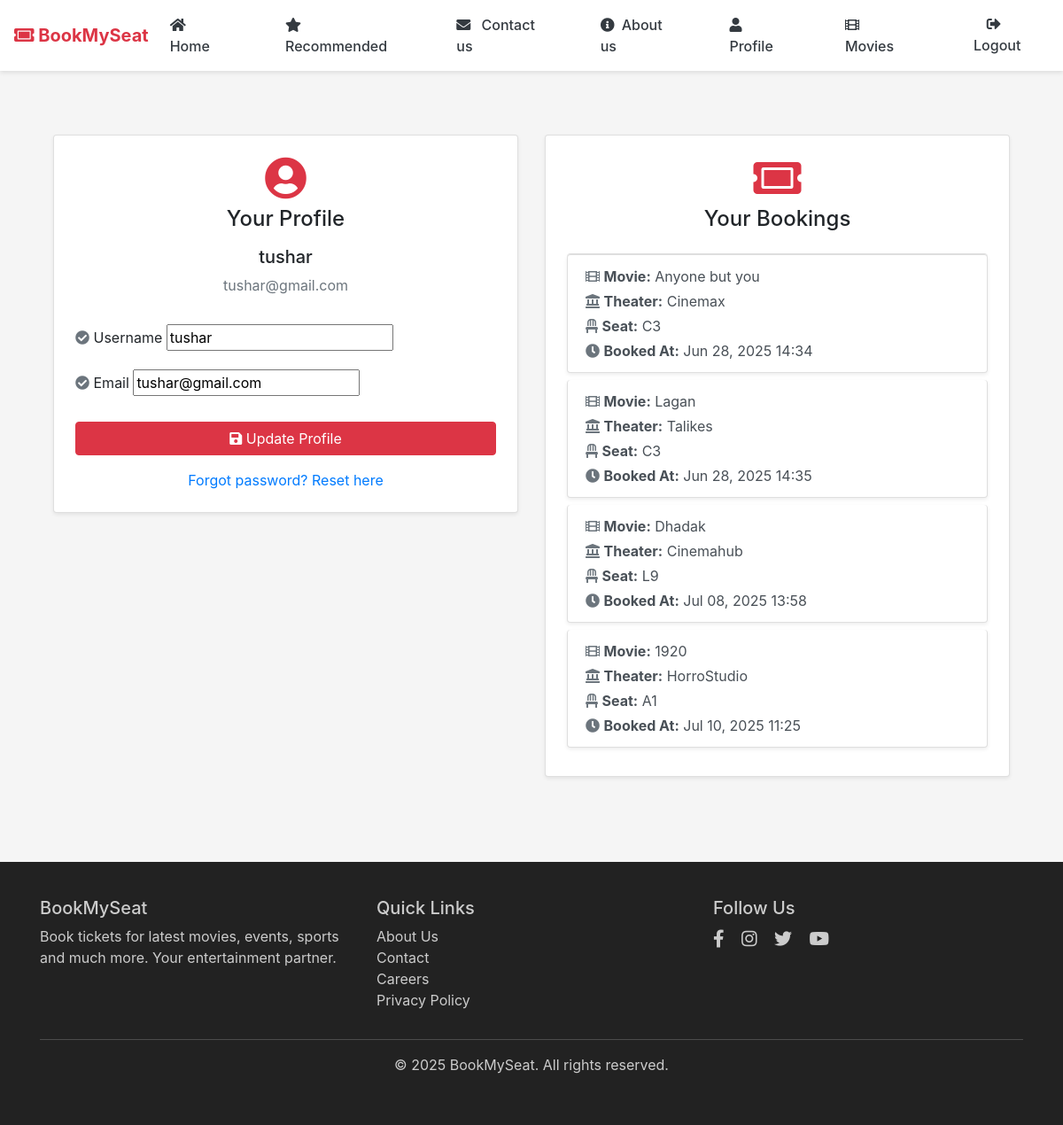
The page /users/profile/ (signed in) on the database its author committed.
### movies/models.py (models this page shows, shortened)
class Booking(models.Model):
    user = models.ForeignKey(User, on_delete=models.CASCADE)  # User who booked
    seat = models.OneToOneField(Seat, on_delete=models.CASCADE)  # One booking per seat
    movie = models.ForeignKey(Movie, on_delete=models.CASCADE)  # Movie reference
    theater = models.ForeignKey(Theater, on_delete=models.CASCADE)  # Theater reference
    booked_at = models.DateTimeField(auto_now_add=True)  # Timestamp

class Movie(models.Model):
    name = models.CharField(max_length=255)  # Movie name
    image = models.ImageField(upload_to="movies/")  # Poster image
    rating = models.DecimalField(max_digits=3, decimal_places=1)  # e.g., 8.5
    cast = models.TextField()  # Cast list as text
    description = models.TextField(blank=True, null=True)  # Optional movie description
    genre = models.ManyToManyField(Genre)  # Many genres per movie
    language = models.ForeignKey(Language, on_delete=models.CASCADE)  # Language reference
    release_date = models.DateField()  # Release date

class Theater(models.Model):
    name = models.CharField(max_length=255)  # Theater name
    movie = models.ForeignKey(Movie, on_delete=models.CASCADE, related_name='theaters')  # Linked movie
    time = models.DateTimeField()  # Show timing

class Seat(models.Model):
    theater = models.ForeignKey(Theater, on_delete=models.CASCADE, related_name='seats')  # Belongs to a theater
    seat_number = models.CharField(max_length=10)  # e.g., A1, B2
    is_booked = models.BooleanField(default=False)  # Seat booking status

### users/views.py (the view)
# urls.py: path('profile/', profile, name='profile'),  # User profile page
@login_required
def profile(request):
    bookings = Booking.objects.filter(user=request.user).select_related('movie', 'theater', 'seat')  # Fetch user's bookings
    if request.method == 'POST':
        u_form = UserUpdateForm(request.POST, instance=request.user)  # Form bound to current user
        if u_form.is_valid():
            u_form.save()  # Save updated user info
            return redirect('profile')  # Redirect to profile
    else:
        u_form = UserUpdateForm(instance=request.user)  # Unbound form for GET request
    return render(request, 'users/profile.html', {
        'u_form': u_form,
        'bookings': bookings  # Pass bookings to template
    })

### users/forms.py
class UserUpdateForm(forms.ModelForm):
    email = forms.EmailField(required=True)
    class Meta:
        model = User
        fields = ['username', 'email']

### templates/users/profile.html (shortened to what this page needs)
{% extends "users/basic.html" %}
{% block content %}
<div class="container py-5">
  <div class="row">
    <div class="col-md-6 mb-4">
      <div class="card shadow-sm p-4">
        <div class="text-center mb-3">
          <i class="fas fa-user-circle fa-3x text-danger"></i>
          <h4 class="mt-2">Your Profile</h4>
          <h5 class="mt-3">{{ user.username }}</h5>
          <p class="text-muted">{{ user.email }}</p>
        </div>
        <form method="POST">
          {% for field in u_form %}
          <div class="form-group mb-3">
            <label for="{{ field.id_for_label }}">
              <i class="fas fa-check-circle text-muted"></i> {{ field.label }}
            </label>
            {{ field }}
          </div>
          {% endfor %}
          <button class="btn btn-danger w-100 mt-2" type="submit">
            <i class="fas fa-save"></i> Update Profile
          </button>
        </form>
        <div class="text-center mt-3">
          <a href="{% url 'password_reset' %}" class="text-decoration-none">Forgot password? Reset here</a>
        </div>
      </div>
    </div>
    <div class="col-md-6">
      <div class="card shadow-sm p-4">
        <div class="text-center mb-3">
          <i class="fas fa-ticket-alt fa-3x text-danger"></i>
          <h4 class="mt-2">Your Bookings</h4>
        </div>
        {% if bookings %}
        <div class="list-group">
          {% for booking in bookings %}
          <div class="list-group-item list-group-item-action mb-2 rounded shadow-sm">
            <p class="mb-1">
              <i class="fas fa-film text-secondary"></i> <strong>Movie:</strong> {{ booking.movie.name }}
            </p>
            <p class="mb-1">
              <i class="fas fa-landmark text-secondary"></i> <strong>Theater:</strong> {{ booking.theater.name }}
            </p>
            <p class="mb-1">
              <i class="fas fa-chair text-secondary"></i> <strong>Seat:</strong> {{ booking.seat.seat_number }}
            </p>
            <p class="mb-0">
              <i class="fas fa-clock text-secondary"></i> <strong>Booked At:</strong> {{ booking.booked_at|date:"M d, Y H:i" }}
            </p>
          </div>
          {% endfor %}
        </div>
        {% else %}
        <p class="text-muted text-center">You haven’t booked any tickets yet.</p>
        {% endif %}
      </div>
    </div>
  </div>
</div>
{% endblock %}

### templates/users/basic.html (shortened to what this page needs)
<!DOCTYPE html>
<html lang="en">
<head>
<link rel="stylesheet" href="https://stackpath.bootstrapcdn.com/bootstrap/4.5.2/css/bootstrap.min.css">
<link rel="stylesheet" href="https://cdnjs.cloudflare.com/ajax/libs/font-awesome/5.15.3/css/all.min.css">
</head>
<body>
  <nav class="navbar navbar-expand-lg navbar-light bg-white">
    <a class="navbar-brand" href="/"><i class="fas fa-ticket-alt"></i> BookMySeat</a>
    <div class="collapse navbar-collapse" id="navbarNav">
      <ul class="navbar-nav ml-auto">
        {% if user.is_authenticated %}
        <li class="nav-item mr-5"><a class="nav-link" href="{% url 'home' %}"><i class="fas fa-home mr-2"></i> Home</a></li>
        <li class="nav-item mr-5"><a class="nav-link" href="{% url 'recommended_movies' %}"> <i class="fas fa-star mr-2"></i>
            Recommended</a>
        </li>
        <li class="nav-item mr-5"><a class="nav-link" href="{% url 'contact' %}"><i class="fas fa-envelope mr-2"></i> Contact
            us</a></li>
        <li class="nav-item mr-5"><a class="nav-link" href="{% url 'about' %}"> <i class="fas fa-info-circle mr-2"></i>About
            us</a></li>
        <li class="nav-item mr-5"><a class="nav-link" href="{% url 'profile' %}"><i class="fas fa-user mr-2"></i> Profile</a>
        </li>
        <li class="nav-item mr-5"><a class="nav-link" href="{% url 'movies' %}"><i class="fas fa-film mr-2"></i> Movies</a>
        </li>
        <li class="nav-item">
          <form action="{% url 'logout' %}" method="post" style="display: inline;">
            <button type="submit" class="nav-link btn btn-link mr-3" style="padding: 6px;"><i class="fas fa-sign-out-alt mr-2"></i>
              Logout</button>
          </form>
        </li>
        {% else %}
        <li class="nav-item"><a class="nav-link" href="{% url 'login' %}"><i class="fas fa-sign-in-alt"></i> Login</a>
        </li>
        <li class="nav-item"><a class="nav-link" href="{% url 'register' %}"><i class="fas fa-user-plus"></i>
            Register</a></li>
        {% endif %}
      </ul>
    </div>
  </nav>
  <div class="container mt-4">
    {% block content %}
    {% endblock %}
  </div>
  <footer class="mt-5">
    <div class="container">
      <div class="row">
        <div class="col-md-4">
          <h5>BookMySeat</h5>
          <p>Book tickets for latest movies, events, sports and much more. Your entertainment partner.</p>
        </div>
        <div class="col-md-4">
          <h5>Quick Links</h5>
          <ul class="list-unstyled">
            <li><a href="{% url 'about' %}">About Us</a></li>
            <li><a href="{% url 'contact' %}">Contact</a></li>
            <li><a href="#">Careers</a></li>
            <li><a href="#">Privacy Policy</a></li>
          </ul>
        </div>
        <div class="col-md-4">
          <h5>Follow Us</h5>
          <div class="social-icons">
            <a href="#"><i class="fab fa-facebook-f"></i></a>
            <a href="#"><i class="fab fa-instagram"></i></a>
            <a href="#"><i class="fab fa-twitter"></i></a>
            <a href="#"><i class="fab fa-youtube"></i></a>
          </div>
        </div>
      </div>
      <hr style="background: #555;">
      <p class="text-center">© 2025 BookMySeat. All rights reserved.</p>
    </div>
  </footer>
</body>
</html>

### templates/users/basic.html (style rules this page uses)
body { background-color: #f5f5f5; }
.navbar { box-shadow: 0 2px 5px rgba(0, 0, 0, 0.1); }
.navbar-brand { font-weight: bold; color: #dc3545 !important; }
.navbar-nav .nav-link { color: #343a40 !important; font-weight: 500; }
footer { background-color: #222; color: #ccc; padding: 40px 0; }
footer a { color: #ccc; text-decoration: none; }
.social-icons a { font-size: 20px; margin-right: 15px; color: #ccc; }

### rows shown on the page
Booking: movie.name "Anyone but you", theater.name "Cinemax", seat.seat_number "C3", booked_at "Jun 28, 2025 14:34"
Booking: movie.name "Lagan", theater.name "Talikes", seat.seat_number "C3", booked_at "Jun 28, 2025 14:35"
Booking: movie.name "Dhadak", theater.name "Cinemahub", seat.seat_number "L9", booked_at "Jul 08, 2025 13:58"
Booking: movie.name "1920", theater.name "HorroStudio", seat.seat_number "A1", booked_at "Jul 10, 2025 11:25"

### other values the page prints
{{ user.username }} "tushar"
{{ user.email }} "tushar@gmail.com"
{{ field.label }} "Username" "Email"
